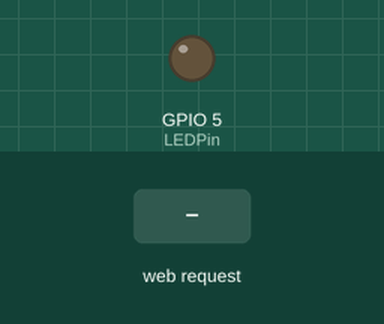
Recording of a sketch running on a simulated ESP8266 (NodeMCU). Shown: output pins drawn as LEDs (lit = HIGH). The test bench sets the inputs (shaded band). WiFi joins after 1.5 s; servers stay silent unless stated; what the sketch prints to the serial monitor is not drawn.

Above: at 2.7 s.
2.8 s: HTTP request GET /5/on received
At 3.6 s:
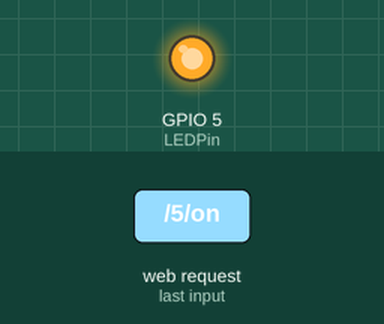
4.3 s: HTTP request GET /5/off received
At 4.7 s:
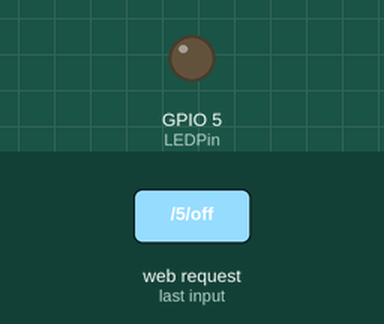
Timing chart, 0 to 7.3 s (numbered marks = the images above; inputs shaded):
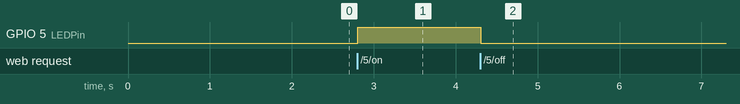

Measured:
- after the input at 2.8 s, GPIO 5 (LEDPin): LOW → HIGH at once
- after the input at 4.3 s, GPIO 5 (LEDPin): HIGH → LOW at once

The sketch:

webtest.ino
```cpp
#include <ESP8266WiFi.h>

// Enter your wifi network name and Wifi Password
const char *ssid = "DMIL";
const char *password = "Leicester";

// Set web server port number to 80
WiFiServer server(80);

// Variable to store the HTTP request
String header;

// These variables store current output state of LED
String activeState = "off";

// Assign output variables to GPIO pins
const int LEDPin = 5;

// Current time
unsigned long currentTime = millis();
// Previous time
unsigned long previousTime = 0;
// Define timeout time in milliseconds (example: 2000ms = 2s)
const long timeoutTime = 2000;

void setup()
{
    Serial.begin(115200);
    // Initialize the output variables as outputs
    pinMode(LEDPin, OUTPUT);
    // Set outputs to LOW
    digitalWrite(LEDPin, LOW);

    // Connect to Wi-Fi network with SSID and password
    Serial.print("Connecting to ");
    Serial.println(ssid);
    WiFi.begin(ssid, password);
    while (WiFi.status() != WL_CONNECTED)
    {
        delay(500);
        Serial.print(".");
    }
    // Print local IP address and start web server
    Serial.println("");
    Serial.println("WiFi connected.");
    Serial.println("IP address: ");
    Serial.println(WiFi.localIP());
    server.begin();
}

void loop()
{
    WiFiClient client = server.available(); // Listen for incoming clients

    if (client)
    {                                  // If a new client connects,
        Serial.println("New Client."); // print a message out in the serial port
        String currentLine = "";       // make a String to hold incoming data from the client
        currentTime = millis();
        previousTime = currentTime;
        while (client.connected() && currentTime - previousTime <= timeoutTime)
        { // loop while the client's connected
            currentTime = millis();
            if (client.available())
            {                           // if there's bytes to read from the client,
                char c = client.read(); // read a byte, then
                Serial.write(c);        // print it out the serial monitor
                header += c;
                if (c == '\n')
                { // if the byte is a newline character
                    // if the current line is blank, you got two newline characters in a row.
                    // that's the end of the client HTTP request, so send a response:
                    if (currentLine.length() == 0)
                    {
                        // HTTP headers always start with a response code (e.g. HTTP/1.1 200 OK)
                        // and a content-type so the client knows what's coming, then a blank line:
                        client.println("HTTP/1.1 200 OK");
                        client.println("Content-type:text/html");
                        client.println("Connection: close");
                        client.println();

                        // turns the GPIOs on and off
                        if (header.indexOf("GET /5/on") >= 0)
                        {
                            Serial.println("RED LED is on");
                            activeState = "on";
                            digitalWrite(LEDPin, HIGH);
                        }
                        else if (header.indexOf("GET /5/off") >= 0)
                        {
                            Serial.println("RED LED is off");
                            activeState = "off";
                            digitalWrite(LEDPin, LOW);
                        }
                        Serial.println(activeState);

                        // Display the HTML web page
                        client.println("<!DOCTYPE html><html>");
                        client.println("<head><meta name=\"viewport\" content=\"width=device-width, initial-scale=1\">");
                        client.println("<link rel=\"icon\" href=\"data:,\">");
                        // CSS to style the on/off buttons
                        client.println("<style>html { font-family: Helvetica; display: inline-block; margin: 0px auto; text-align: center; background-color: black;}");
                        client.println(".buttonRed { background-color: #ff0000; border: none; color: white; padding: 16px 40px; border-radius: 60%;");
                        client.println("text-decoration: none; font-size: 30px; margin: 2px; cursor: pointer;}");
                        client.println(".buttonOff { background-color: #77878A; border: none; color: white; padding: 16px 40px; border-radius: 70%;");
                        client.println("text-decoration: none; font-size: 30px; margin: 2px; cursor: pointer;}");
                        client.println("h1 { color: white;}");
                        client.println("p { color: white;}</style></head>");

                        // Web Page Heading
                        client.println("<body><h1>LED Test Server</h1>");

                        // Display current state, and ON/OFF buttons for GPIO 2 Red LED
                        client.println("<p>Red LED is " + activeState + "</p>");
                        // If the activeState is off, it displays the OFF button
                        if (activeState == "off")
                        {
                            client.println("<p><a href=\"/5/on\"><button class=\"button buttonOff\">OFF</button></a></p>");
                        }
                        else
                        {
                            client.println("<p><a href=\"/5/off\"><button class=\"button buttonRed\">ON</button></a></p>");
                        }

                        client.println("</body></html>");

                        // The HTTP response ends with another blank line
                        client.println();
                        // Break out of the while loop
                        break;
                    }
                    else
                    { // if you got a newline, then clear currentLine
                        currentLine = "";
                    }
                }
                else if (c != '\r')
                {                     // if you got anything else but a carriage return character,
                    currentLine += c; // add it to the end of the currentLine
                }
            }
        }
        // Clear the header variable
        header = "";
        // Close the connection
        client.stop();
        Serial.println("Client disconnected.");
        Serial.println("");
    }
}
```
